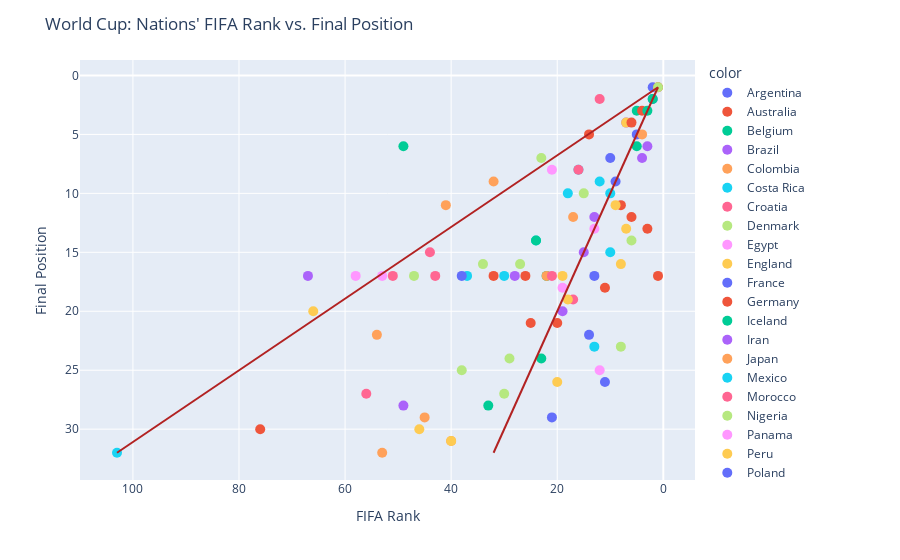

Write notebook code for a chart like this one.
### Markdown cell above
**Nations FIFA Rank vs. World Cup Final Position**

Nations inside the triangular area performed as expected during the 2018 World Cup

Nations above and to the left of the triangle performed better than expected

Nations below and to the right of the triangle performed worse than expected

### Code cell
import plotly.graph_objects as go
nationsDf_18["Year"] = 2018
nationsDf_14["Year"] = 2014
nationsDf_10["Year"] = 2010
nations_comb_df = pd.concat([nationsDf_18, nationsDf_14, nationsDf_10])

fig = px.scatter(nations_comb_df, x="FIFA Rank", y="Final Position", color=nations_comb_df.index)
fig.update_traces(marker=dict(size=10))
fig.add_trace(go.Scatter(x=[1, np.max(nations_comb_df["FIFA Rank"])], y=[1, 32], name="linear correlation", mode="lines", line=dict(color="firebrick")))
fig.add_trace(go.Scatter(x=[1, 32], y=[1, 32], name="y=x", mode="lines", line=dict(color="firebrick")))
fig.update_layout(title="World Cup: Nations' FIFA Rank vs. Final Position")
fig.update_yaxes(autorange="reversed")
fig.update_xaxes(autorange="reversed")

fig.show()

### Figure 1 — Plotly figure (JSON) as saved in the notebook; plotly's stock layout.template omitted (floating-point values rounded to 4 significant figures)
{"data": [{"hovertemplate": "color=Argentina<br>FIFA Rank=%{x}<br>Final Position=%{y}<extra></extra>", "legendgroup": "Argentina", "marker": {"color": "#636efa", "size": 10, "symbol": "circle"}, "mode": "markers", "name": "Argentina", "showlegend": true, "type": "scatter", "x": [9, 2, 5], "xaxis": "x", "y": [9, 2, 5], "yaxis": "y"}, {"hovertemplate": "color=Australia<br>FIFA Rank=%{x}<br>Final Position=%{y}<extra></extra>", "legendgroup": "Australia", "marker": {"color": "#EF553B", "size": 10, "symbol": "circle"}, "mode": "markers", "name": "Australia", "showlegend": true, "type": "scatter", "x": [32, 76, 20], "xaxis": "x", "y": [17, 30, 21], "yaxis": "y"}, {"hovertemplate": "color=Belgium<br>FIFA Rank=%{x}<br>Final Position=%{y}<extra></extra>", "legendgroup": "Belgium", "marker": {"color": "#00cc96", "size": 10, "symbol": "circle"}, "mode": "markers", "name": "Belgium", "showlegend": true, "type": "scatter", "x": [5, 5], "xaxis": "x", "y": [3, 6], "yaxis": "y"}, {"hovertemplate": "color=Brazil<br>FIFA Rank=%{x}<br>Final Position=%{y}<extra></extra>", "legendgroup": "Brazil", "marker": {"color": "#ab63fa", "size": 10, "symbol": "circle"}, "mode": "markers", "name": "Brazil", "showlegend": true, "type": "scatter", "x": [4, 7, 3], "xaxis": "x", "y": [7, 4, 6], "yaxis": "y"}, {"hovertemplate": "color=Colombia<br>FIFA Rank=%{x}<br>Final Position=%{y}<extra></extra>", "legendgroup": "Colombia", "marker": {"color": "#FFA15A", "size": 10, "symbol": "circle"}, "mode": "markers", "name": "Colombia", "showlegend": true, "type": "scatter", "x": [17, 4], "xaxis": "x", "y": [12, 5], "yaxis": "y"}, {"hovertemplate": "color=Costa Rica<br>FIFA Rank=%{x}<br>Final Position=%{y}<extra></extra>", "legendgroup": "Costa Rica", "marker": {"color": "#19d3f3", "size": 10, "symbol": "circle"}, "mode": "markers", "name": "Costa Rica", "showlegend": true, "type": "scatter", "x": [37, 16], "xaxis": "x", "y": [17, 8], "yaxis": "y"}, {"hovertemplate": "color=Croatia<br>FIFA Rank=%{x}<br>Final Position=%{y}<extra></extra>", "legendgroup": "Croatia", "marker": {"color": "#FF6692", "size": 10, "symbol": "circle"}, "mode": "markers", "name": "Croatia", "showlegend": true, "type": "scatter", "x": [12, 17], "xaxis": "x", "y": [2, 19], "yaxis": "y"}, {"hovertemplate": "color=Denmark<br>FIFA Rank=%{x}<br>Final Position=%{y}<extra></extra>", "legendgroup": "Denmark", "marker": {"color": "#B6E880", "size": 10, "symbol": "circle"}, "mode": "markers", "name": "Denmark", "showlegend": true, "type": "scatter", "x": [15, 29], "xaxis": "x", "y": [10, 24], "yaxis": "y"}, {"hovertemplate": "color=Egypt<br>FIFA Rank=%{x}<br>Final Position=%{y}<extra></extra>", "legendgroup": "Egypt", "marker": {"color": "#FF97FF", "size": 10, "symbol": "circle"}, "mode": "markers", "name": "Egypt", "showlegend": true, "type": "scatter", "x": [53], "xaxis": "x", "y": [17], "yaxis": "y"}, {"hovertemplate": "color=England<br>FIFA Rank=%{x}<br>Final Position=%{y}<extra></extra>", "legendgroup": "England", "marker": {"color": "#FECB52", "size": 10, "symbol": "circle"}, "mode": "markers", "name": "England", "showlegend": true, "type": "scatter", "x": [7, 20, 7], "xaxis": "x", "y": [4, 26, 13], "yaxis": "y"}, {"hovertemplate": "color=France<br>FIFA Rank=%{x}<br>Final Position=%{y}<extra></extra>", "legendgroup": "France", "marker": {"color": "#636efa", "size": 10, "symbol": "circle"}, "mode": "markers", "name": "France", "showlegend": true, "type": "scatter", "x": [2, 10, 21], "xaxis": "x", "y": [1, 7, 29], "yaxis": "y"}, {"hovertemplate": "color=Germany<br>FIFA Rank=%{x}<br>Final Position=%{y}<extra></extra>", "legendgroup": "Germany", "marker": {"color": "#EF553B", "size": 10, "symbol": "circle"}, "mode": "markers", "name": "Germany", "showlegend": true, "type": "scatter", "x": [1, 1, 4], "xaxis": "x", "y": [17, 1, 3], "yaxis": "y"}, {"hovertemplate": "color=Iceland<br>FIFA Rank=%{x}<br>Final Position=%{y}<extra></extra>", "legendgroup": "Iceland", "marker": {"color": "#00cc96", "size": 10, "symbol": "circle"}, "mode": "markers", "name": "Iceland", "showlegend": true, "type": "scatter", "x": [22], "xaxis": "x", "y": [17], "yaxis": "y"}, {"hovertemplate": "color=Iran<br>FIFA Rank=%{x}<br>Final Position=%{y}<extra></extra>", "legendgroup": "Iran", "marker": {"color": "#ab63fa", "size": 10, "symbol": "circle"}, "mode": "markers", "name": "Iran", "showlegend": true, "type": "scatter", "x": [28, 49], "xaxis": "x", "y": [17, 28], "yaxis": "y"}, {"hovertemplate": "color=Japan<br>FIFA Rank=%{x}<br>Final Position=%{y}<extra></extra>", "legendgroup": "Japan", "marker": {"color": "#FFA15A", "size": 10, "symbol": "circle"}, "mode": "markers", "name": "Japan", "showlegend": true, "type": "scatter", "x": [41, 45, 32], "xaxis": "x", "y": [11, 29, 9], "yaxis": "y"}, {"hovertemplate": "color=Mexico<br>FIFA Rank=%{x}<br>Final Position=%{y}<extra></extra>", "legendgroup": "Mexico", "marker": {"color": "#19d3f3", "size": 10, "symbol": "circle"}, "mode": "markers", "name": "Mexico", "showlegend": true, "type": "scatter", "x": [10, 18, 24], "xaxis": "x", "y": [15, 10, 14], "yaxis": "y"}, {"hovertemplate": "color=Morocco<br>FIFA Rank=%{x}<br>Final Position=%{y}<extra></extra>", "legendgroup": "Morocco", "marker": {"color": "#FF6692", "size": 10, "symbol": "circle"}, "mode": "markers", "name": "Morocco", "showlegend": true, "type": "scatter", "x": [43], "xaxis": "x", "y": [17], "yaxis": "y"}, {"hovertemplate": "color=Nigeria<br>FIFA Rank=%{x}<br>Final Position=%{y}<extra></extra>", "legendgroup": "Nigeria", "marker": {"color": "#B6E880", "size": 10, "symbol": "circle"}, "mode": "markers", "name": "Nigeria", "showlegend": true, "type": "scatter", "x": [47, 34, 30], "xaxis": "x", "y": [17, 16, 27], "yaxis": "y"}, {"hovertemplate": "color=Panama<br>FIFA Rank=%{x}<br>Final Position=%{y}<extra></extra>", "legendgroup": "Panama", "marker": {"color": "#FF97FF", "size": 10, "symbol": "circle"}, "mode": "markers", "name": "Panama", "showlegend": true, "type": "scatter", "x": [58], "xaxis": "x", "y": [17], "yaxis": "y"}, {"hovertemplate": "color=Peru<br>FIFA Rank=%{x}<br>Final Position=%{y}<extra></extra>", "legendgroup": "Peru", "marker": {"color": "#FECB52", "size": 10, "symbol": "circle"}, "mode": "markers", "name": "Peru", "showlegend": true, "type": "scatter", "x": [19], "xaxis": "x", "y": [17], "yaxis": "y"}, {"hovertemplate": "color=Poland<br>FIFA Rank=%{x}<br>Final Position=%{y}<extra></extra>", "legendgroup": "Poland", "marker": {"color": "#636efa", "size": 10, "symbol": "circle"}, "mode": "markers", "name": "Poland", "showlegend": true, "type": "scatter", "x": [13], "xaxis": "x", "y": [17], "yaxis": "y"}, {"hovertemplate": "color=Portugal<br>FIFA Rank=%{x}<br>Final Position=%{y}<extra></extra>", "legendgroup": "Portugal", "marker": {"color": "#EF553B", "size": 10, "symbol": "circle"}, "mode": "markers", "name": "Portugal", "showlegend": true, "type": "scatter", "x": [3, 11, 8], "xaxis": "x", "y": [13, 18, 11], "yaxis": "y"}, {"hovertemplate": "color=Russia<br>FIFA Rank=%{x}<br>Final Position=%{y}<extra></extra>", "legendgroup": "Russia", "marker": {"color": "#00cc96", "size": 10, "symbol": "circle"}, "mode": "markers", "name": "Russia", "showlegend": true, "type": "scatter", "x": [49, 23], "xaxis": "x", "y": [6, 24], "yaxis": "y"}, {"hovertemplate": "color=Saudi Arabia<br>FIFA Rank=%{x}<br>Final Position=%{y}<extra></extra>", "legendgroup": "Saudi Arabia", "marker": {"color": "#ab63fa", "size": 10, "symbol": "circle"}, "mode": "markers", "name": "Saudi Arabia", "showlegend": true, "type": "scatter", "x": [67], "xaxis": "x", "y": [17], "yaxis": "y"}, {"hovertemplate": "color=Senegal<br>FIFA Rank=%{x}<br>Final Position=%{y}<extra></extra>", "legendgroup": "Senegal", "marker": {"color": "#FFA15A", "size": 10, "symbol": "circle"}, "mode": "markers", "name": "Senegal", "showlegend": true, "type": "scatter", "x": [22], "xaxis": "x", "y": [17], "yaxis": "y"}, {"hovertemplate": "color=Serbia<br>FIFA Rank=%{x}<br>Final Position=%{y}<extra></extra>", "legendgroup": "Serbia", "marker": {"color": "#19d3f3", "size": 10, "symbol": "circle"}, "mode": "markers", "name": "Serbia", "showlegend": true, "type": "scatter", "x": [30, 13], "xaxis": "x", "y": [17, 23], "yaxis": "y"}, {"hovertemplate": "color=South Korea<br>FIFA Rank=%{x}<br>Final Position=%{y}<extra></extra>", "legendgroup": "South Korea", "marker": {"color": "#FF6692", "size": 10, "symbol": "circle"}, "mode": "markers", "name": "South Korea", "showlegend": true, "type": "scatter", "x": [51, 56, 44], "xaxis": "x", "y": [17, 27, 15], "yaxis": "y"}, {"hovertemplate": "color=Spain<br>FIFA Rank=%{x}<br>Final Position=%{y}<extra></extra>", "legendgroup": "Spain", "marker": {"color": "#B6E880", "size": 10, "symbol": "circle"}, "mode": "markers", "name": "Spain", "showlegend": true, "type": "scatter", "x": [6, 8, 1], "xaxis": "x", "y": [14, 23, 1], "yaxis": "y"}, {"hovertemplate": "color=Sweden<br>FIFA Rank=%{x}<br>Final Position=%{y}<extra></extra>", "legendgroup": "Sweden", "marker": {"color": "#FF97FF", "size": 10, "symbol": "circle"}, "mode": "markers", "name": "Sweden", "showlegend": true, "type": "scatter", "x": [21], "xaxis": "x", "y": [8], "yaxis": "y"}, {"hovertemplate": "color=Switzerland<br>FIFA Rank=%{x}<br>Final Position=%{y}<extra></extra>", "legendgroup": "Switzerland", "marker": {"color": "#FECB52", "size": 10, "symbol": "circle"}, "mode": "markers", "name": "Switzerland", "showlegend": true, "type": "scatter", "x": [8, 9, 18], "xaxis": "x", "y": [16, 11, 19], "yaxis": "y"}, {"hovertemplate": "color=Tunisia<br>FIFA Rank=%{x}<br>Final Position=%{y}<extra></extra>", "legendgroup": "Tunisia", "marker": {"color": "#636efa", "size": 10, "symbol": "circle"}, "mode": "markers", "name": "Tunisia", "showlegend": true, "type": "scatter", "x": [38], "xaxis": "x", "y": [17], "yaxis": "y"}, {"hovertemplate": "color=Uruguay<br>FIFA Rank=%{x}<br>Final Position=%{y}<extra></extra>", "legendgroup": "Uruguay", "marker": {"color": "#EF553B", "size": 10, "symbol": "circle"}, "mode": "markers", "name": "Uruguay", "showlegend": true, "type": "scatter", "x": [14, 6, 6], "xaxis": "x", "y": [5, 12, 4], "yaxis": "y"}, {"hovertemplate": "color=Algeria<br>FIFA Rank=%{x}<br>Final Position=%{y}<extra></extra>", "legendgroup": "Algeria", "marker": {"color": "#00cc96", "size": 10, "symbol": "circle"}, "mode": "markers", "name": "Algeria", "showlegend": true, "type": "scatter", "x": [24, 33], "xaxis": "x", "y": [14, 28], "yaxis": "y"}, {"hovertemplate": "color=Bosnia and Herzegovina<br>FIFA Rank=%{x}<br>Final Position=%{y}<extra></extra>", "legendgroup": "Bosnia and Herzegovina", "marker": {"color": "#ab63fa", "size": 10, "symbol": "circle"}, "mode": "markers", "name": "Bosnia and Herzegovina", "showlegend": true, "type": "scatter", "x": [19], "xaxis": "x", "y": [20], "yaxis": "y"}, {"hovertemplate": "color=Cameroon<br>FIFA Rank=%{x}<br>Final Position=%{y}<extra></extra>", "legendgroup": "Cameroon", "marker": {"color": "#FFA15A", "size": 10, "symbol": "circle"}, "mode": "markers", "name": "Cameroon", "showlegend": true, "type": "scatter", "x": [53, 40], "xaxis": "x", "y": [32, 31], "yaxis": "y"}, {"hovertemplate": "color=Chile<br>FIFA Rank=%{x}<br>Final Position=%{y}<extra></extra>", "legendgroup": "Chile", "marker": {"color": "#19d3f3", "size": 10, "symbol": "circle"}, "mode": "markers", "name": "Chile", "showlegend": true, "type": "scatter", "x": [12, 10], "xaxis": "x", "y": [9, 10], "yaxis": "y"}, {"hovertemplate": "color=Ecuador<br>FIFA Rank=%{x}<br>Final Position=%{y}<extra></extra>", "legendgroup": "Ecuador", "marker": {"color": "#FF6692", "size": 10, "symbol": "circle"}, "mode": "markers", "name": "Ecuador", "showlegend": true, "type": "scatter", "x": [21], "xaxis": "x", "y": [17], "yaxis": "y"}, {"hovertemplate": "color=Ghana<br>FIFA Rank=%{x}<br>Final Position=%{y}<extra></extra>", "legendgroup": "Ghana", "marker": {"color": "#B6E880", "size": 10, "symbol": "circle"}, "mode": "markers", "name": "Ghana", "showlegend": true, "type": "scatter", "x": [38, 23], "xaxis": "x", "y": [25, 7], "yaxis": "y"}, {"hovertemplate": "color=Greece<br>FIFA Rank=%{x}<br>Final Position=%{y}<extra></extra>", "legendgroup": "Greece", "marker": {"color": "#FF97FF", "size": 10, "symbol": "circle"}, "mode": "markers", "name": "Greece", "showlegend": true, "type": "scatter", "x": [13, 12], "xaxis": "x", "y": [13, 25], "yaxis": "y"}, {"hovertemplate": "color=Honduras<br>FIFA Rank=%{x}<br>Final Position=%{y}<extra></extra>", "legendgroup": "Honduras", "marker": {"color": "#FECB52", "size": 10, "symbol": "circle"}, "mode": "markers", "name": "Honduras", "showlegend": true, "type": "scatter", "x": [40, 46], "xaxis": "x", "y": [31, 30], "yaxis": "y"}, {"hovertemplate": "color=Italy<br>FIFA Rank=%{x}<br>Final Position=%{y}<extra></extra>", "legendgroup": "Italy", "marker": {"color": "#636efa", "size": 10, "symbol": "circle"}, "mode": "markers", "name": "Italy", "showlegend": true, "type": "scatter", "x": [14, 11], "xaxis": "x", "y": [22, 26], "yaxis": "y"}, {"hovertemplate": "color=Ivory Coast<br>FIFA Rank=%{x}<br>Final Position=%{y}<extra></extra>", "legendgroup": "Ivory Coast", "marker": {"color": "#EF553B", "size": 10, "symbol": "circle"}, "mode": "markers", "name": "Ivory Coast", "showlegend": true, "type": "scatter", "x": [25, 26], "xaxis": "x", "y": [21, 17], "yaxis": "y"}, {"hovertemplate": "color=Netherlands<br>FIFA Rank=%{x}<br>Final Position=%{y}<extra></extra>", "legendgroup": "Netherlands", "marker": {"color": "#00cc96", "size": 10, "symbol": "circle"}, "mode": "markers", "name": "Netherlands", "showlegend": true, "type": "scatter", "x": [3, 2], "xaxis": "x", "y": [3, 2], "yaxis": "y"}, {"hovertemplate": "color=United States<br>FIFA Rank=%{x}<br>Final Position=%{y}<extra></extra>", "legendgroup": "United States", "marker": {"color": "#ab63fa", "size": 10, "symbol": "circle"}, "mode": "markers", "name": "United States", "showlegend": true, "type": "scatter", "x": [15, 13], "xaxis": "x", "y": [15, 12], "yaxis": "y"}, {"hovertemplate": "color=New Zealand<br>FIFA Rank=%{x}<br>Final Position=%{y}<extra></extra>", "legendgroup": "New Zealand", "marker": {"color": "#FFA15A", "size": 10, "symbol": "circle"}, "mode": "markers", "name": "New Zealand", "showlegend": true, "type": "scatter", "x": [54], "xaxis": "x", "y": [22], "yaxis": "y"}, {"hovertemplate": "color=North Korea<br>FIFA Rank=%{x}<br>Final Position=%{y}<extra></extra>", "legendgroup": "North Korea", "marker": {"color": "#19d3f3", "size": 10, "symbol": "circle"}, "mode": "markers", "name": "North Korea", "showlegend": true, "type": "scatter", "x": [103], "xaxis": "x", "y": [32], "yaxis": "y"}, {"hovertemplate": "color=Paraguay<br>FIFA Rank=%{x}<br>Final Position=%{y}<extra></extra>", "legendgroup": "Paraguay", "marker": {"color": "#FF6692", "size": 10, "symbol": "circle"}, "mode": "markers", "name": "Paraguay", "showlegend": true, "type": "scatter", "x": [16], "xaxis": "x", "y": [8], "yaxis": "y"}, {"hovertemplate": "color=Slovakia<br>FIFA Rank=%{x}<br>Final Position=%{y}<extra></extra>", "legendgroup": "Slovakia", "marker": {"color": "#B6E880", "size": 10, "symbol": "circle"}, "mode": "markers", "name": "Slovakia", "showlegend": true, "type": "scatter", "x": [27], "xaxis": "x", "y": [16], "yaxis": "y"}, {"hovertemplate": "color=Slovenia<br>FIFA Rank=%{x}<br>Final Position=%{y}<extra></extra>", "legendgroup": "Slovenia", "marker": {"color": "#FF97FF", "size": 10, "symbol": "circle"}, "mode": "markers", "name": "Slovenia", "showlegend": true, "type": "scatter", "x": [19], "xaxis": "x", "y": [18], "yaxis": "y"}, {"hovertemplate": "color=South Africa<br>FIFA Rank=%{x}<br>Final Position=%{y}<extra></extra>", "legendgroup": "South Africa", "marker": {"color": "#FECB52", "size": 10, "symbol": "circle"}, "mode": "markers", "name": "South Africa", "showlegend": true, "type": "scatter", "x": [66], "xaxis": "x", "y": [20], "yaxis": "y"}, {"line": {"color": "firebrick"}, "mode": "lines", "name": "linear correlation", "type": "scatter", "x": [1, 103], "y": [1, 32]}, {"line": {"color": "firebrick"}, "mode": "lines", "name": "y=x", "type": "scatter", "x": [1, 32], "y": [1, 32]}], "layout": {"legend": {"title": {"text": "color"}, "tracegroupgap": 0}, "margin": {"t": 60}, "title": {"text": "World Cup: Nations' FIFA Rank vs. Final Position"}, "xaxis": {"anchor": "y", "autorange": "reversed", "domain": [0, 1], "title": {"text": "FIFA Rank"}}, "yaxis": {"anchor": "x", "autorange": "reversed", "domain": [0, 1], "title": {"text": "Final Position"}}}}
